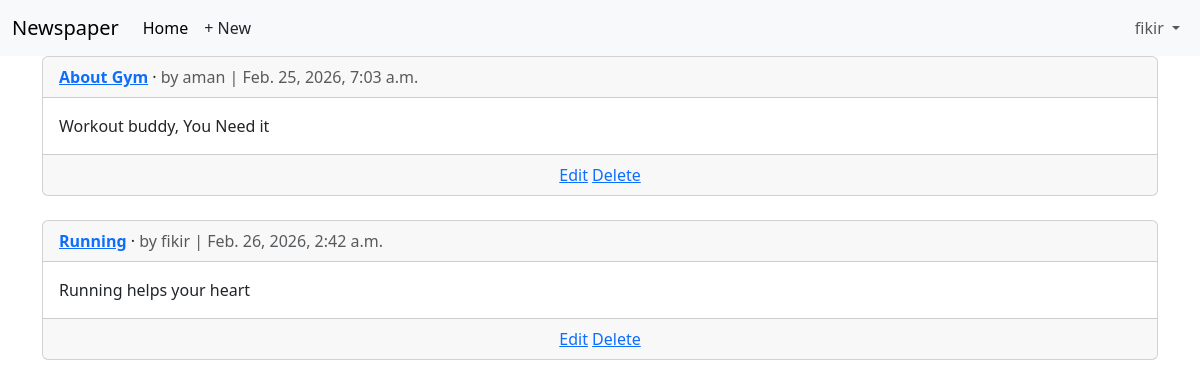
/articles/ (signed in), run on an earlier commit of the app's database.
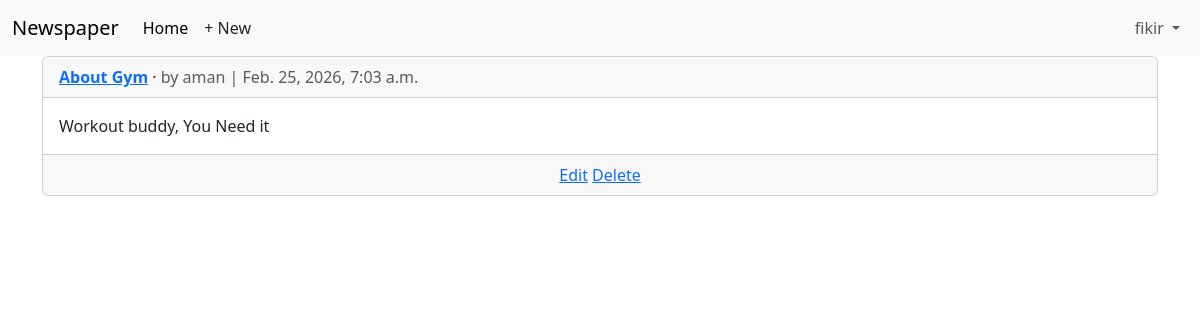
And on a later commit of the database.
### articles/models.py (models this page shows, shortened)
class Article(models.Model):
    title = models.CharField(max_length = 255)
    body = models.TextField()
    date = models.DateTimeField(auto_now_add=True)
    author = models.ForeignKey(
        settings.AUTH_USER_MODEL,
        on_delete=models.CASCADE,
    )
    def get_absolute_url(self):
        return reverse("article_detail", kwargs={"pk": self.pk})

### accounts/models.py (models this page shows)
class CustomUser(AbstractUser):
    age = models.PositiveBigIntegerField(null = True, blank = True)

### articles/views.py (the view)
# urls.py: path("",ArticleListView.as_view(), name = "article_list"),
class ArticleListView(LoginRequiredMixin,ListView):
    model = Article
    template_name = "article_list.html"

### templates/article_list.html (shortened to what this page needs)
{% extends "base.html" %}
{% block content %}
{% for article in article_list %}
<div class="card">
<div class="card-header">
<span class="fw-bold">
<a href="{{ article.get_absolute_url }}">{{ article.title }}</a>
</span> &middot;
<span class="text-muted">by {{ article.author }} |
{{ article.date }}</span>
</div>
<div class="card-body">
{{ article.body }}
</div>
<div class="card-footer text-center text-muted">
<a href="{% url 'article_edit' article.pk %}">Edit</a>
<a href="{% url 'article_delete' article.pk %}">Delete</a>
</div>
</div>
<br />
{% endfor %}
{% endblock content %}

What changed in the data, as far as the page shows it:
removed Article: title "Running", author "fikir", date "Feb. 26, 2026, 2:42 a.m.", body "Running helps your heart"
